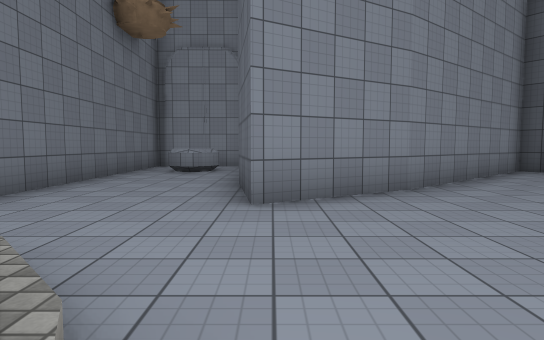
view 1 (above)

16 first-person views from a walk through a scene from a Unity 3-D project. The camera is 1.3 m above the floor, tilts 4° down and sees 75° across. The floor is counted in squares, 2 m on a side. Each view is taken from the middle of a square. On the plan, view 1 faces up. The plan holds only what a view shows up to about 10 squares ahead; the rest is blank. The place goes on beyond the plan. Some animated figures are not drawn. Surface patterns are stand-ins for the level's own textures.

view 2
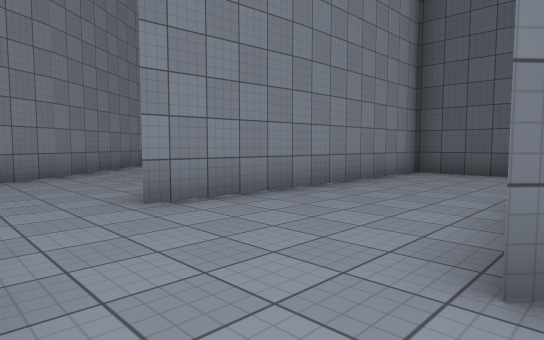

view 3
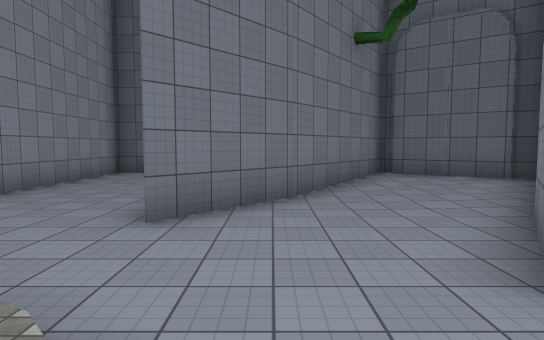

view 4
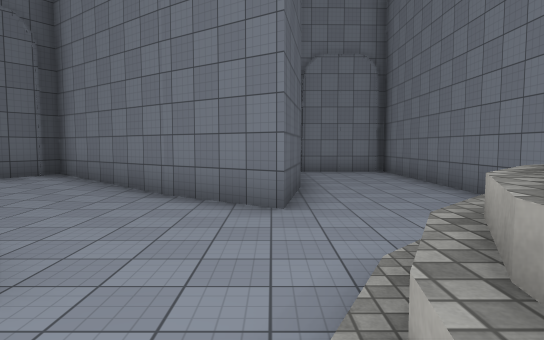

view 5
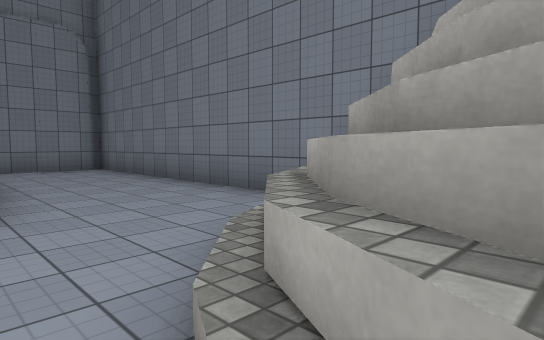

view 6
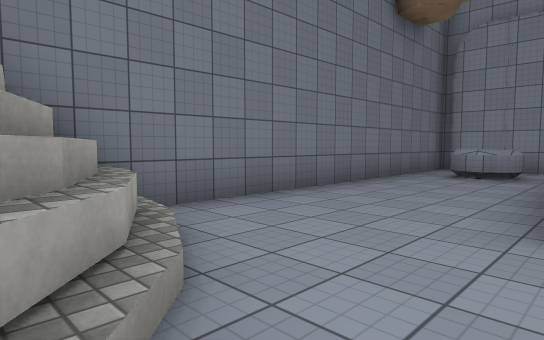

view 7
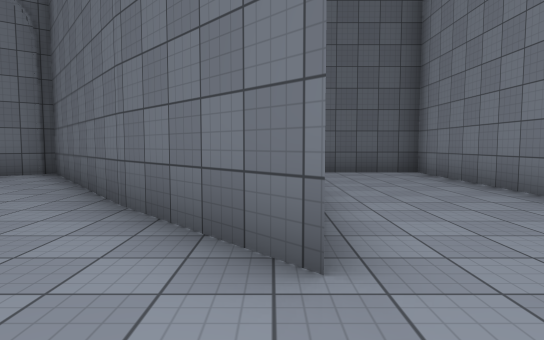

view 8
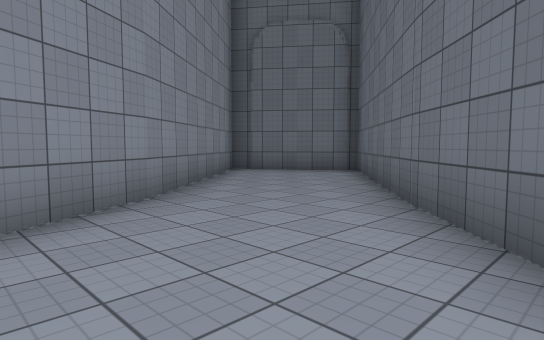

view 9
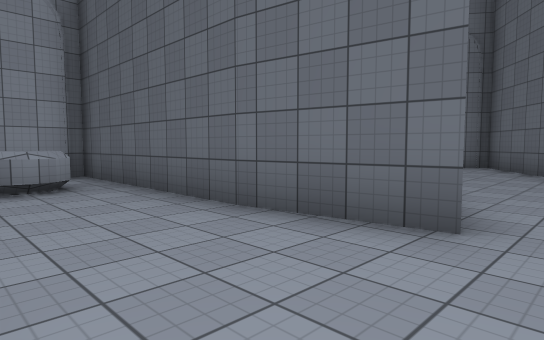

view 10
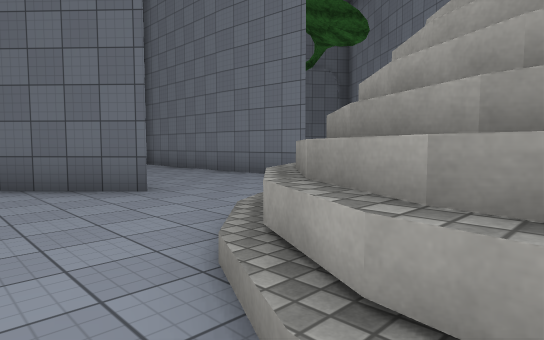

view 11
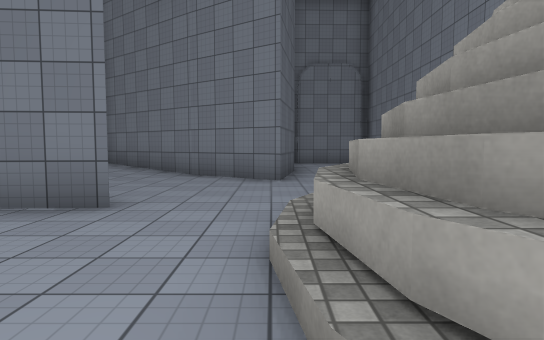

view 12
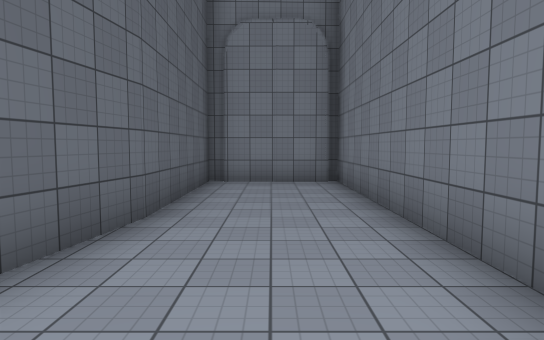

view 13
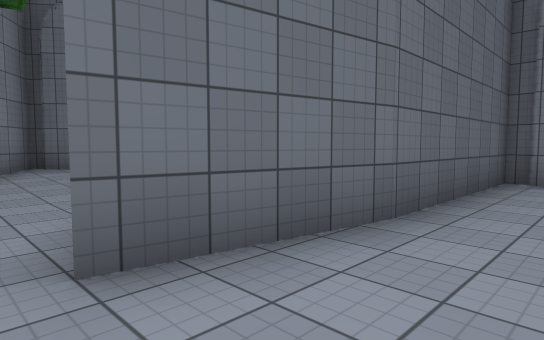

view 14
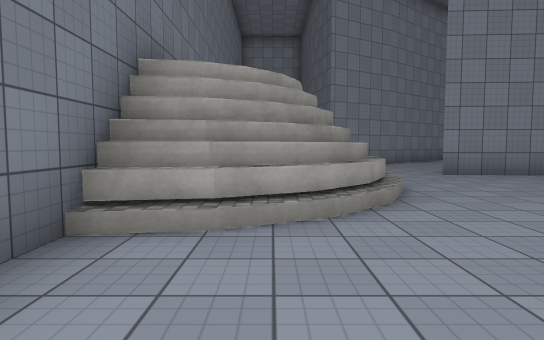

view 15
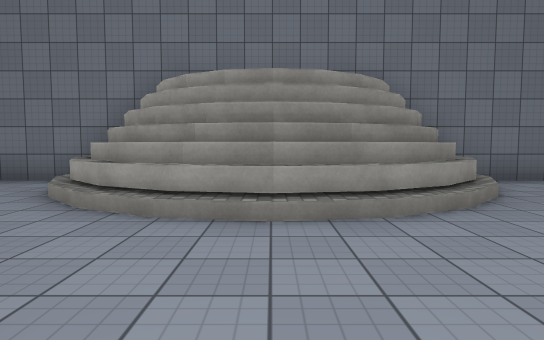

view 16
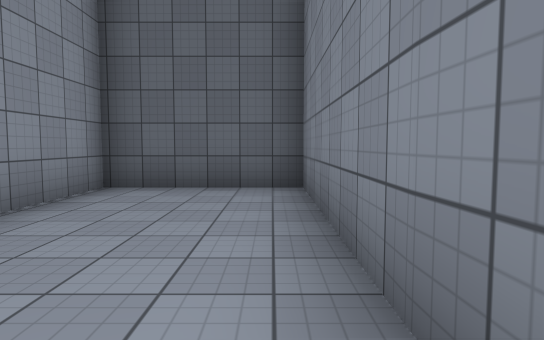

### Floor plan
Key: @ floor where view 1 was taken; # wall or solid block; . main floor; : floor 0.25 m higher than the main floor; / step, stairs or slope; ^ raised ledge.
Columns run from 4 left of view 1 to 9 right of it. Each row starts with its distance up from view 1.
 11 #####
 10 #...#
  9 #.^.#
  8 #...#   ####
  7 #...#  ##..#
  6 #...# ##...#
  5 #...###....#
  4 #...#.....##
  3 #........##
  2 #^^....##
  1  ##^..########
  0   #^@........#
 -1   ##/........#
 -2   #^/........#
 -3 ###^..########
 -4 #^/.....##
 -5 #........##
 -6 #...#....:##
 -7 #...###.:::#
 -8 #...# ##::##
 -9 #...#  ####
-10 #...#
-11 #...#
-12 #####

Where each view was taken, in squares from view 1:
view 1: 0 up, 0 right, facing up
view 2: 3 down, 0 right, facing up-right
view 3: 4 down, 2 left, facing right
view 4: 1 down, 0 right, facing down
view 5: 2 down, 0 right, facing down-left
view 6: 1 up, 0 right, facing up-left
view 7: 1 up, 0 right, facing right
view 8: 1 up, 0 right, facing up-right
view 9: 3 up, 3 left, facing up-right
view 10: 3 up, 3 left, facing down-right
view 11: 1 up, 0 right, facing down
view 12: 4 down, 2 left, facing down
view 13: 5 down, 2 left, facing down-right
view 14: 7 down, 2 left, facing up
view 15: 1 down, 3 right, facing left
view 16: 2 down, 3 right, facing right
